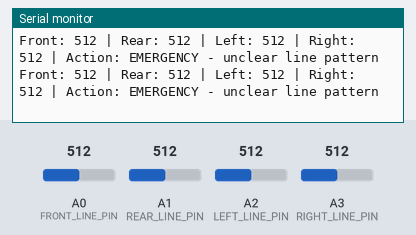
Recording of a sketch running on a simulated Arduino Uno, built with avr-gcc and run on an emulated ATmega328P. Parts: the last lines printed to the serial monitor. The inputs (shaded band) are chosen by the test bench; at power-on: A0 (FRONT_LINE_PIN) = 512, A1 (REAR_LINE_PIN) = 512, A2 (LEFT_LINE_PIN) = 512, A3 (RIGHT_LINE_PIN) = 512.

Above: at 1.2 s.
1.3 s: A0 (FRONT_LINE_PIN) set to 485
At 1.58 s:
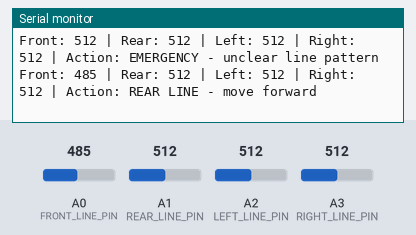
3.3 s: A1 (REAR_LINE_PIN) set to 482
At 3.4 s:
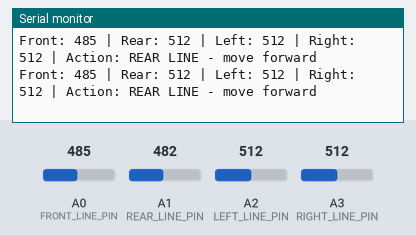
6.3 s: A2 (LEFT_LINE_PIN) set to 485
At 6.65 s:
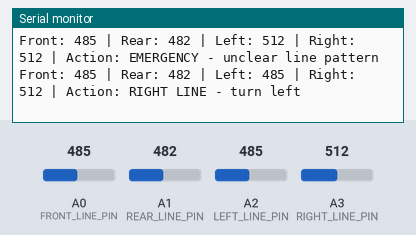

The sketch:

Linetracer_sensing.ino
```cpp
// ============================================================
// Line Tracer Sensor Control Code
// 라인트레이서 센서 값 읽기 + 라인 감지 방향 판단
// EscapeAction 값으로 반환한다.
//
// 모터 동작을 위해 decideLineEscapeAction() 함수를 호출
// 반환된 ACTION 값을 본다.
// ============================================================
// 아날로그 사용 가정
const int FRONT_LINE_PIN = A0;
const int REAR_LINE_PIN  = A1;
const int LEFT_LINE_PIN  = A2;
const int RIGHT_LINE_PIN = A3;

//임계값 조정 필요
const int LINE_THRESHOLD = 500;


enum EscapeAction
{
    ACTION_NO_LINE,                 // 라인 감지 없음

    ACTION_ESCAPE_BACKWARD,         // 앞쪽 라인 감지 -> 뒤로 탈출
    ACTION_ESCAPE_FORWARD,          // 뒤쪽 라인 감지 -> 앞으로 탈출
    ACTION_ESCAPE_TURN_RIGHT,       // 왼쪽 라인 감지 -> 오른쪽으로 탈출
    ACTION_ESCAPE_TURN_LEFT,        // 오른쪽 라인 감지 -> 왼쪽으로 탈출

    ACTION_ESCAPE_BACKWARD_RIGHT,   // 앞 + 왼쪽 라인 감지 -> 뒤 + 오른쪽으로 탈출
    ACTION_ESCAPE_BACKWARD_LEFT,    // 앞 + 오른쪽 라인 감지 -> 뒤 + 왼쪽으로 탈출
    ACTION_ESCAPE_FORWARD_RIGHT,    // 뒤 + 왼쪽 라인 감지 -> 앞 + 오른쪽으로 탈출
    ACTION_ESCAPE_FORWARD_LEFT,     // 뒤 + 오른쪽 라인 감지 -> 앞 + 왼쪽으로 탈출

    ACTION_ESCAPE_EMERGENCY         // 판단이 애매한 경우, 긴급 탈출 또는 정지 필요
};

int readLineRaw(int pin)
{
    return analogRead(pin);
}


bool isLineDetected(int pin)
{
    int value = readLineRaw(pin);

    return value > LINE_THRESHOLD;
}


EscapeAction decideLineEscapeAction()
{
    // 각 방향 라인트레이서가 라인을 감지했는지 확인
    bool frontLine = isLineDetected(FRONT_LINE_PIN);
    bool rearLine  = isLineDetected(REAR_LINE_PIN);
    bool leftLine  = isLineDetected(LEFT_LINE_PIN);
    bool rightLine = isLineDetected(RIGHT_LINE_PIN);


    // ------------------------------------------------------------
    // 아무 라인도 감지되지 않은 경우
    // -> 원래 주행 전략 계속 수행
    // ------------------------------------------------------------
    if (!frontLine && !rearLine && !leftLine && !rightLine)
    {
        return ACTION_NO_LINE;
    }


    // ------------------------------------------------------------
    // 단일 센서만 라인을 감지한 경우
    // ------------------------------------------------------------

    // 앞쪽 라인을 밟음
    // -> 뒤로 탈출
    if (frontLine && !rearLine && !leftLine && !rightLine)
    {
        return ACTION_ESCAPE_BACKWARD;
    }

    // 뒤쪽 라인을 밟음
    // -> 앞으로 탈출
    if (!frontLine && rearLine && !leftLine && !rightLine)
    {
        return ACTION_ESCAPE_FORWARD;
    }

    // 왼쪽 라인을 밟음
    // -> 오른쪽으로 탈출
    if (!frontLine && !rearLine && leftLine && !rightLine)
    {
        return ACTION_ESCAPE_TURN_RIGHT;
    }

    // 오른쪽 라인을 밟음
    // -> 왼쪽으로 탈출
    if (!frontLine && !rearLine && !leftLine && rightLine)
    {
        return ACTION_ESCAPE_TURN_LEFT;
    }


    // ------------------------------------------------------------
    // 코너 방향에서 라인을 감지한 경우
    //
    // 예:
    // frontLine + leftLine
    // -> 앞쪽과 왼쪽이 모두 위험
    // -> 뒤로 가면서 오른쪽으로 빠져야 함
    // ------------------------------------------------------------

    if (frontLine && !rearLine && leftLine && !rightLine)
    {
        return ACTION_ESCAPE_BACKWARD_RIGHT;
    }

    if (frontLine && !rearLine && !leftLine && rightLine)
    {
        return ACTION_ESCAPE_BACKWARD_LEFT;
    }

    if (!frontLine && rearLine && leftLine && !rightLine)
    {
        return ACTION_ESCAPE_FORWARD_RIGHT;
    }

    if (!frontLine && rearLine && !leftLine && rightLine)
    {
        return ACTION_ESCAPE_FORWARD_LEFT;
    }


    // ------------------------------------------------------------
    // 앞쪽 전체가 위험한 경우
    //
    // front + left + right 감지
    // -> 앞쪽 경계선에 걸쳐 있다고 판단
    // -> 단순 후진
    // ------------------------------------------------------------
    if (frontLine && !rearLine && leftLine && rightLine)
    {
        return ACTION_ESCAPE_BACKWARD;
    }


    // ------------------------------------------------------------
    // 뒤쪽 전체가 위험한 경우
    //
    // rear + left + right 감지
    // -> 뒤쪽 경계선에 걸쳐 있다고 판단
    // -> 단순 전진
    // ------------------------------------------------------------
    if (!frontLine && rearLine && leftLine && rightLine)
    {
        return ACTION_ESCAPE_FORWARD;
    }


    // ------------------------------------------------------------
    // 그 외 애매한 경우
    //
    // 예:
    // front + rear 동시 감지
    // left + right 동시 감지
    // 네 방향 전부 감지
    // 일단 비상 모드로 정의해놓음
    // ------------------------------------------------------------
    return ACTION_ESCAPE_EMERGENCY;
}


// ============================================================
// 아래는 디버깅 시리얼 모니터 출력용이다.
// ============================================================

const char* escapeActionToText(EscapeAction action)
{
    switch (action)
    {
        case ACTION_NO_LINE:
            return "NO LINE";

        case ACTION_ESCAPE_BACKWARD:
            return "FRONT LINE - move backward";

        case ACTION_ESCAPE_FORWARD:
            return "REAR LINE - move forward";

        case ACTION_ESCAPE_TURN_RIGHT:
            return "LEFT LINE - turn right";

        case ACTION_ESCAPE_TURN_LEFT:
            return "RIGHT LINE - turn left";

        case ACTION_ESCAPE_BACKWARD_RIGHT:
            return "FRONT + LEFT LINE - move backward right";

        case ACTION_ESCAPE_BACKWARD_LEFT:
            return "FRONT + RIGHT LINE - move backward left";

        case ACTION_ESCAPE_FORWARD_RIGHT:
            return "REAR + LEFT LINE - move forward right";

        case ACTION_ESCAPE_FORWARD_LEFT:
            return "REAR + RIGHT LINE - move forward left";

        case ACTION_ESCAPE_EMERGENCY:
            return "EMERGENCY - unclear line pattern";

        default:
            return "UNKNOWN";
    }
}


void printLineValues()
{
    int frontValue = readLineRaw(FRONT_LINE_PIN);
    int rearValue  = readLineRaw(REAR_LINE_PIN);
    int leftValue  = readLineRaw(LEFT_LINE_PIN);
    int rightValue = readLineRaw(RIGHT_LINE_PIN);

    EscapeAction action = decideLineEscapeAction();

    Serial.print("Front: ");
    Serial.print(frontValue);

    Serial.print(" | Rear: ");
    Serial.print(rearValue);

    Serial.print(" | Left: ");
    Serial.print(leftValue);

    Serial.print(" | Right: ");
    Serial.print(rightValue);

    Serial.print(" | Action: ");
    Serial.println(escapeActionToText(action));
}

// ============================================================
// 아래는 단순 테스트용
// 실제론 메인 loop() 안에서 decideLineEscapeAction()만 호출해서 사용하면 됨.
// ============================================================

void setup()
{
    Serial.begin(115200);
}

void loop()
{
    printLineValues();

    delay(200);
}
```

Measured:
- the behaviour switches between 501 and 500 on A0 (FRONT_LINE_PIN) (found by bisection; images 0 and 1)
- the behaviour switches between 501 and 500 on A2 (LEFT_LINE_PIN) (found by bisection; images 2 and 3)
- after the input at 1.3 s, the serial monitor: prints a new line after 0.12 s (image 1)
- after the input at 6.3 s, the serial monitor: prints a new line after 0.20 s (image 3)
